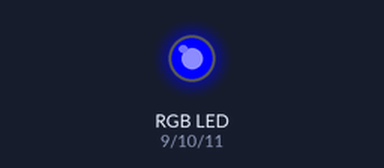
Recording of a sketch running on a simulated Arduino Uno, built with avr-gcc and run on an emulated ATmega328P. Shown: an RGB LED mixed from three pins (HIGH = lit).

Above: at 1.5 s.
At 7.5 s:
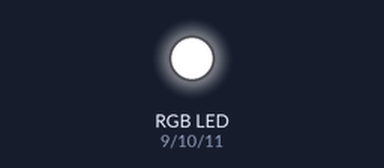
At 13.5 s:
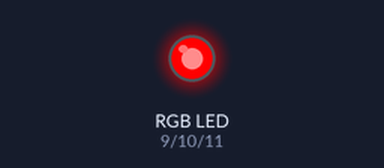
At 19.5 s:
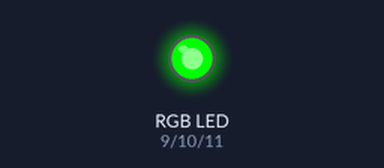
At 28.5 s:
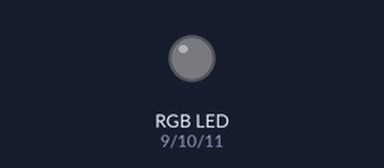
Timing chart, 0 to 31.2 s (numbered marks = the images above):
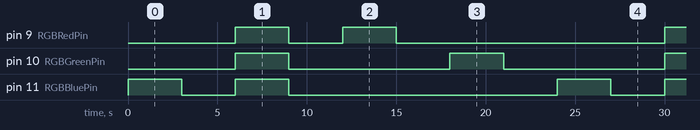

The sketch:

RGBBlink-1.ino
```cpp
// (licence header left out)
int RGBRedPin = 9;    //The red RGB LED is connected pin 9 of the Arduino.
int RGBGreenPin = 10; //The green RGB LED is connected pin 10 of the Arduino.
int RGBBluePin = 11;  //The blue RGB LED is connected pin 11 of the Arduino.
int waitTime = 2000; //Sets the amount of time to wait between color changes.

int delayTime = 3000;

void setup() { //The Setup function runs once.
  pinMode(RGBRedPin, OUTPUT);    //Setup red RGB LED pin as an output pin.
  pinMode(RGBGreenPin, OUTPUT);  //Setup green RGB LED pin as an output pin.
  pinMode(RGBBluePin, OUTPUT);   //Setup blue RGB LED pin as an output pin.
}

void loop() { //The loop function runs forever.
//
//  //Display Red
//  digitalWrite(RGBRedPin, HIGH); //Turn on RED
//  delay(waitTime);               //Wait for 2 seconds
//  digitalWrite(RGBRedPin, LOW);  //Turn off Red
//
//  //Display Green
//  digitalWrite(RGBGreenPin, HIGH); //Turn on RED
//  delay(waitTime);               //Wait for 2 seconds
//  digitalWrite(RGBGreenPin, LOW);  //Turn off Red
//
//  //Display Blue
//  digitalWrite(RGBBluePin, HIGH); //Turn on RED
//  delay(waitTime);               //Wait for 2 seconds
//  digitalWrite(RGBBluePin, LOW);  //Turn off Red
//
//  //Display  Magenta  (Red + Blue)
//  digitalWrite(RGBRedPin, HIGH); //Turn on RED
//  digitalWrite(RGBBluePin, HIGH); //Turn on RED
//  delay(waitTime);               //Wait for 2 seconds
//  digitalWrite(RGBRedPin, LOW);  //Turn off Red
//  digitalWrite(RGBBluePin, LOW); //Turn on RED
//
//  //Display  Yellow  (Red + Green)
//  digitalWrite(RGBRedPin, HIGH); //Turn on RED
//  digitalWrite(RGBGreenPin, HIGH); //Turn on RED
//  delay(waitTime);               //Wait for 2 seconds
//  digitalWrite(RGBRedPin, LOW);  //Turn off Red
//  digitalWrite(RGBGreenPin, LOW); //Turn of RED
//
//  //Display  Cyan  (Blue + Green)
//  digitalWrite(RGBBluePin, HIGH); //Turn on BLUE
//  digitalWrite(RGBGreenPin, HIGH); //Turn on GREEN
//  delay(waitTime);               //Wait for 2 seconds
//  digitalWrite(RGBBluePin, LOW); //Turn of BLUE
//  digitalWrite(RGBGreenPin, LOW);  //Turn off GREEN
//
//  //Display White  (Red + Blue + Green)
//  digitalWrite(RGBRedPin, HIGH); //Turn on RED
//  digitalWrite(RGBBluePin, HIGH); //Turn on BLUE
//  digitalWrite(RGBGreenPin, HIGH); //Turn on GREEN
//  delay(waitTime);               //Wait for 2 seconds
//  digitalWrite(RGBRedPin, LOW);  //Turn off RED
//  digitalWrite(RGBBluePin, LOW); //Turn off BLUE
//  digitalWrite(RGBGreenPin, LOW); //Turn off GREEN

  //level 2-1 & 2-2
  //Blue Light
  digitalWrite(RGBBluePin, HIGH);
  delay(delayTime);
  digitalWrite(RGBBluePin, LOW);
  delay(delayTime);
  //White Light
  digitalWrite(RGBBluePin, HIGH);
  digitalWrite(RGBRedPin, HIGH);
  digitalWrite(RGBGreenPin, HIGH);
  delay(delayTime);
  digitalWrite(RGBBluePin, LOW);
  digitalWrite(RGBRedPin, LOW);
  digitalWrite(RGBGreenPin, LOW);
  delay(delayTime);
  //Red Light
  digitalWrite(RGBRedPin, HIGH);
  delay(delayTime);
  digitalWrite(RGBRedPin, LOW);
  delay(delayTime);
  //Blue Light
  digitalWrite(RGBGreenPin, HIGH);
  delay(delayTime);
  digitalWrite(RGBGreenPin, LOW);
  delay(delayTime);

}
```

Measured:
- by itself, pin 9 (RGBRedPin), pin 11 (RGBBluePin): repeats every 24.0 s: LOW 3.0 s, HIGH 3.0 s, LOW 15.0 s, HIGH 3.0 s
- by itself, pin 10 (RGBGreenPin): alternates HIGH for 3.0 s and LOW for 9.0 s
- by itself, everything shown: repeats every 24.0 s, in 8 steps
